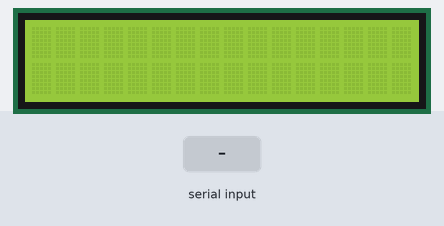
Bench run of a sketch on a simulated Arduino Uno, built with avr-gcc and run on an emulated ATmega328P. On the bench: 16×2 character LCD. The inputs (shaded band) are chosen by the test bench.

Above: at 1.2 s.
1.3 s: "#BEGIN\n" received over Serial
At 2.5 s:
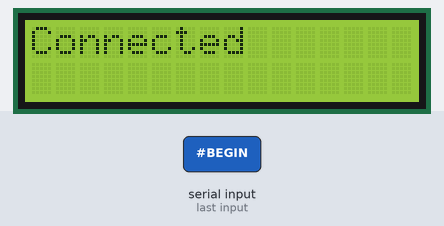
2.8 s: "#END\n" received over Serial
At 3.9 s:
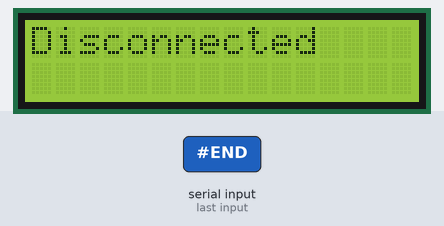
4.3 s: "#DIG\n" received over Serial
At 5.0 s:
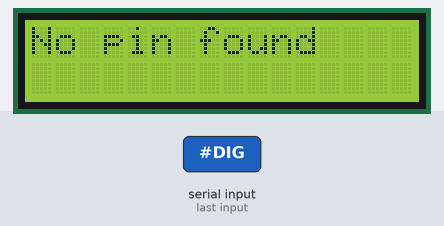
5.8 s: "_\n" received over Serial
At 6.9 s:
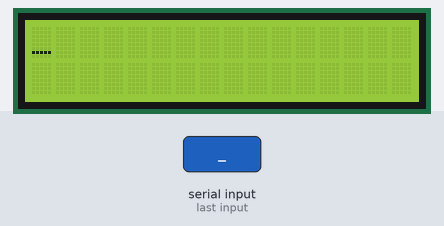
7.3 s: "#CLEAR\n" received over Serial
8.8 s: "#DIG90\n" received over Serial
At 9.7 s:
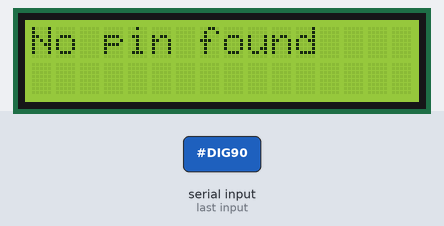
Timing chart, 0 to 11.3 s (numbered marks = the images above; inputs shaded):
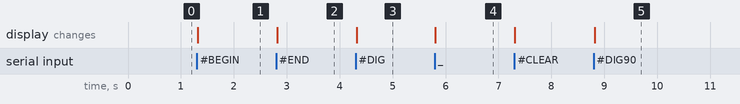

The sketch:

Respond.ino
```cpp
#include <LiquidCrystal_I2C.h>

LiquidCrystal_I2C lcd (0x27, 16, 2);
String message = String("");

void handleMessage(String msg)
{
  if (msg == "#BEGIN")
  {
    lcd.clear();
    lcd.print("Connected");
  }else if (msg == "#END")
  {
    lcd.clear();
    lcd.print("Disconnected");
  }else if (msg == "#CLEAR")
  {
    lcd.clear();
  }else if (msg.startsWith("#DIG"))
  {
    msg.remove(0, 5);

    // Get pin
    int pin = -1;
    for (int i = 0; i < msg.length(); i++)
    {
      if (msg[i] == '_')
      {
        pin = msg.substring(0, i).toInt();
        msg.remove(0,i+1);
        break;
      }
    }
    if (pin == -1)
    {
      lcd.clear();
      lcd.print("No pin found");
      return;
    }

    pinMode(pin, OUTPUT);

    // Get state
    int state = msg.toInt();

    digitalWrite(pin, state);
  }else
  {
    lcd.clear();

    if (msg.length() > 16)
    {
      lcd.print(msg.substring(0, 16));
      lcd.setCursor(0,1);
      lcd.print(msg.substring(16, msg.length()));
    }else
      lcd.print(msg);
  }
}

void setup() {
  Serial.begin(9600);

  lcd.begin();
  lcd.backlight();
  lcd.clear();
}

void loop() {
  while(Serial.available() > 0)
  {
    char ch = Serial.read();
    if (ch != '\n')
    {
      message += ch;
    }else
    {
      handleMessage(message);
      message = String("");
    }
  }
}
```

Measured:
- after the input at 1.3 s, the display: changes at once (image 1)
- after the input at 2.8 s, the display: changes at once (image 2)
- after the input at 4.3 s, the display: changes at once (image 3)
- after the input at 5.8 s, the display: changes at once (image 4)
- after the input at 8.8 s, the display: changes at once (image 5)
